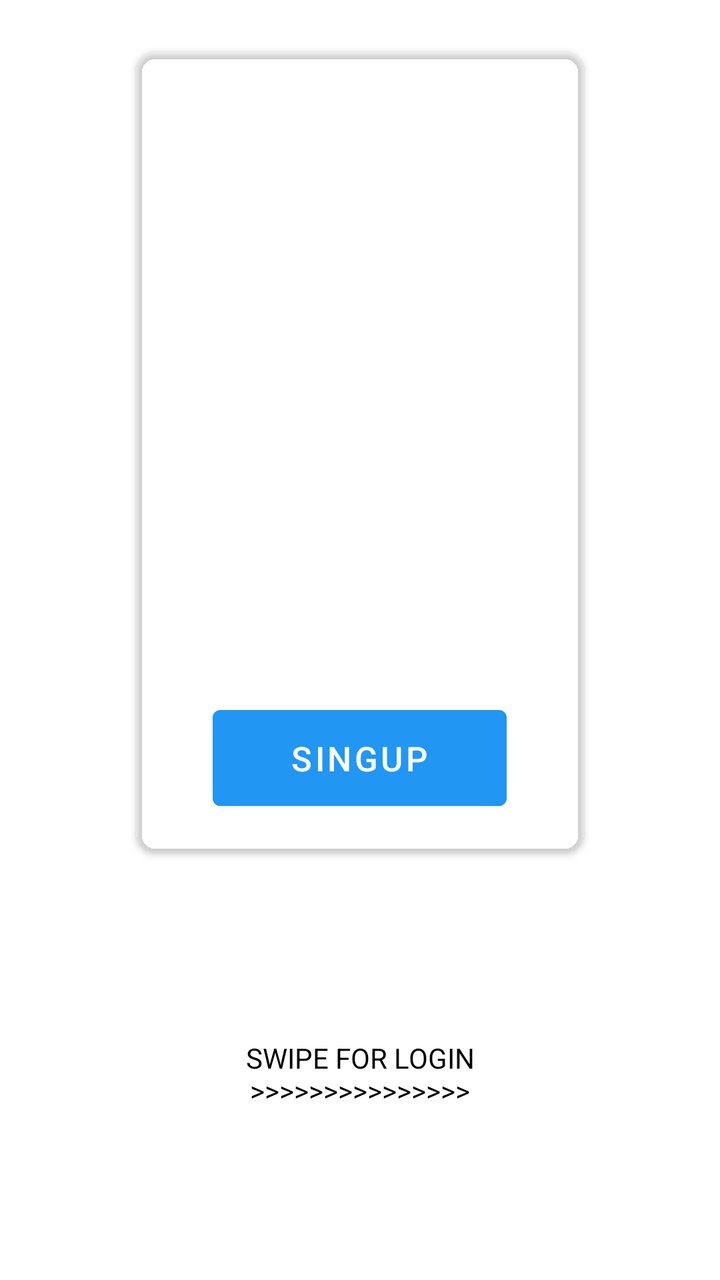
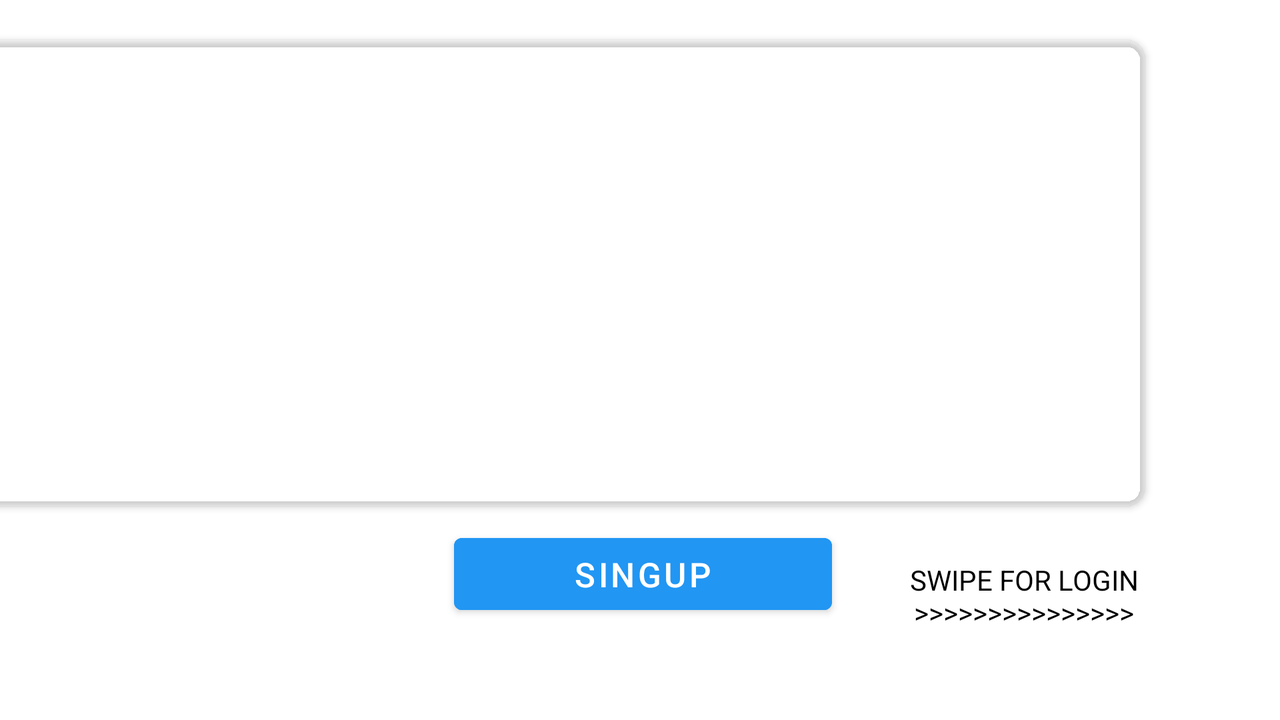

One screen, two layout resources from the same app: the default and the repository's alternative for another configuration. Each is rendered where Android would select it; the XML of both is given below.
<!-- AndroidManifest.xml: application theme Theme.TodoApp -->
<!-- res/layout/activity_signup.xml -->
<?xml version="1.0" encoding="utf-8"?>
<androidx.constraintlayout.widget.ConstraintLayout xmlns:android="http://schemas.android.com/apk/res/android"
    xmlns:app="http://schemas.android.com/apk/res-auto"
    xmlns:tools="http://schemas.android.com/tools"
    android:layout_width="match_parent"
    android:layout_height="match_parent"
    android:background="@drawable/signup"
    tools:context=".SignupActivity">

    <androidx.cardview.widget.CardView
        android:id="@+id/cardView3"
        android:layout_width="0dp"
        android:layout_height="400dp"
        android:layout_marginStart="68dp"
        android:layout_marginTop="100dp"
        android:layout_marginEnd="68dp"
        android:layout_marginBottom="214dp"
        app:cardBackgroundColor="@android:color/transparent"
        app:cardCornerRadius="10dp"
        app:layout_constraintBottom_toBottomOf="parent"
        app:layout_constraintEnd_toEndOf="parent"
        app:layout_constraintHorizontal_bias="1.0"
        app:layout_constraintStart_toStartOf="parent"
        app:layout_constraintTop_toTopOf="parent"
        app:layout_constraintVertical_bias="1.0">

        <LinearLayout
            android:layout_width="match_parent"
            android:layout_height="390dp"
            android:orientation="vertical">

            <LinearLayout
                android:layout_width="match_parent"
                android:layout_height="293dp"
                android:orientation="vertical">

                <TextView
                    android:id="@+id/signup_activity_title"
                    android:layout_width="match_parent"
                    android:layout_height="wrap_content"
                    android:layout_marginBottom="30dp"
                    android:gravity="center"
                    android:padding="10dp"
                    android:text="SIGN UP"
                    android:textColor="@color/white"
                    android:textSize="30sp"
                    android:textStyle="bold" />

                <EditText
                    android:id="@+id/login_activity_et_name"
                    android:layout_width="match_parent"
                    android:layout_height="57dp"
                    android:layout_marginLeft="20dp"
                    android:layout_marginRight="20dp"
                    android:layout_marginBottom="10dp"
                    android:background="@drawable/edit_text_border"
                    android:backgroundTint="#CCCBCB"
                    android:ems="10"
                    android:gravity="center|center_horizontal"
                    android:hapticFeedbackEnabled="false"
                    android:hint="Enter a username"
                    android:inputType="textPersonName"
                    android:padding="10dp"
                    android:textColor="@color/black"
                    android:textColorHint="@color/white" />


                <EditText
                    android:id="@+id/login_activity_et_password"
                    android:layout_width="match_parent"
                    android:layout_height="57dp"
                    android:layout_marginLeft="20dp"
                    android:layout_marginRight="20dp"
                    android:layout_marginBottom="10dp"
                    android:background="@drawable/edit_text_border"
                    android:backgroundTint="#CCCBCB"
                    android:ems="10"
                    android:gravity="center|center_horizontal"
                    android:hint="Enter a password"
                    android:inputType="textPersonName|textPassword"
                    android:padding="10dp"
                    android:textColor="@color/black"
                    android:textColorHint="@color/white" />


                <EditText
                    android:id="@+id/signup_activity_et_confirm_pass"
                    android:layout_width="match_parent"
                    android:layout_height="57dp"
                    android:layout_marginLeft="20dp"
                    android:layout_marginTop="0dp"
                    android:layout_marginRight="20dp"
                    android:layout_marginBottom="0dp"
                    android:background="@drawable/edit_text_border"
                    android:backgroundTint="#CCCBCB"
                    android:ems="10"
                    android:gravity="center|center_horizontal"
                    android:hint="Re-enter password"
                    android:inputType="textPassword"
                    android:padding="10dp"
                    android:textColor="@color/black"
                    android:textColorHint="@color/white" />

            </LinearLayout>

            <Button
                android:id="@+id/login_activity_btn_login"
                android:layout_width="147dp"
                android:layout_height="60dp"
                android:layout_gravity="center"
                android:layout_marginTop="30dp"
                android:backgroundTint="#2196F3"
                android:gravity="center"
                android:text="SINGUP"
                android:textSize="17sp" />

        </LinearLayout>

    </androidx.cardview.widget.CardView>


    <TextView
        android:id="@+id/login_activity_swipe_btn"
        android:layout_width="0dp"
        android:layout_height="0dp"
        android:layout_marginTop="8dp"
        android:gravity="center"
        android:text="SWIPE FOR LOGIN\n&gt;&gt;&gt;&gt;&gt;&gt;&gt;&gt;&gt;&gt;&gt;&gt;&gt;&gt;&gt;"
        android:textColor="@color/black"
        app:layout_constraintBottom_toBottomOf="parent"
        app:layout_constraintEnd_toEndOf="parent"
        app:layout_constraintStart_toStartOf="parent"
        app:layout_constraintTop_toBottomOf="@+id/cardView3" />

</androidx.constraintlayout.widget.ConstraintLayout>
<!-- resources referenced by this layout -->
<resources>
  <color name="black">#FF000000</color>
  <color name="white">#FFFFFFFF</color>
  <style name="Theme.TodoApp" parent="Theme.MaterialComponents.DayNight.NoActionBar">
          
          <item name="colorPrimary">#68caf0</item>
          <item name="popupTheme">@style/ThemeOverlay.AppCompat.Light</item>
          <item name="android:statusBarColor">#2196F3</item>
      </style>
</resources>
<!-- res/layout-land/activity_signup.xml (the repository's variant of the layout above) -->
<!-- drawn on the phone turned sideways -->
<?xml version="1.0" encoding="utf-8"?>
<androidx.constraintlayout.widget.ConstraintLayout xmlns:android="http://schemas.android.com/apk/res/android"
    xmlns:app="http://schemas.android.com/apk/res-auto"
    xmlns:tools="http://schemas.android.com/tools"
    android:layout_width="match_parent"
    android:layout_height="match_parent"
    android:background="@drawable/signup"
    tools:context=".SignupActivity">

    <androidx.cardview.widget.CardView
        android:id="@+id/cardView3"
        android:layout_width="591dp"
        android:layout_height="233dp"
        android:layout_marginStart="68dp"
        android:layout_marginTop="20dp"
        android:layout_marginEnd="68dp"
        app:cardBackgroundColor="@android:color/transparent"
        app:cardCornerRadius="10dp"
        app:layout_constraintEnd_toEndOf="parent"
        app:layout_constraintHorizontal_bias="1.0"
        app:layout_constraintStart_toStartOf="parent"
        app:layout_constraintTop_toTopOf="parent">

        <LinearLayout
            android:layout_width="match_parent"
            android:layout_height="236dp"
            android:orientation="vertical">

            <TextView
                android:id="@+id/signup_activity_title"
                android:layout_width="match_parent"
                android:layout_height="wrap_content"
                android:layout_marginTop="20dp"
                android:layout_marginBottom="10dp"
                android:gravity="center"
                android:text="SIGN UP"
                android:textColor="@color/white"
                android:textSize="20sp"
                android:textStyle="bold" />

            <EditText
                android:id="@+id/login_activity_et_name"
                android:layout_width="match_parent"
                android:layout_height="wrap_content"
                android:layout_marginLeft="20dp"
                android:layout_marginRight="20dp"
                android:layout_marginBottom="10dp"
                android:background="@drawable/edit_text_border"
                android:backgroundTint="#CCCBCB"
                android:ems="10"
                android:gravity="center|center_horizontal"
                android:hapticFeedbackEnabled="false"
                android:hint="Enter a username"
                android:inputType="textPersonName"
                android:padding="10dp"
                android:textColor="@color/black"
                android:textColorHint="@color/white" />

            <EditText
                android:id="@+id/login_activity_et_password"
                android:layout_width="match_parent"
                android:layout_height="wrap_content"
                android:layout_marginLeft="20dp"
                android:layout_marginRight="20dp"
                android:layout_marginBottom="10dp"
                android:background="@drawable/edit_text_border"
                android:backgroundTint="#CCCBCB"
                android:ems="10"
                android:gravity="center|center_horizontal"
                android:hint="Enter a password"
                android:inputType="textPersonName|textPassword"
                android:padding="10dp"
                android:textColor="@color/black"
                android:textColorHint="@color/white" />


            <EditText
                android:id="@+id/signup_activity_et_confirm_pass"
                android:layout_width="match_parent"
                android:layout_height="wrap_content"
                android:layout_marginLeft="20dp"
                android:layout_marginTop="0dp"
                android:layout_marginRight="20dp"
                android:layout_marginBottom="0dp"
                android:background="@drawable/edit_text_border"
                android:backgroundTint="#CCCBCB"
                android:ems="10"
                android:gravity="center|center_horizontal"
                android:hint="Re-enter password"
                android:inputType="textPassword"
                android:padding="10dp"
                android:textColor="@color/black"
                android:textColorHint="@color/white" />


        </LinearLayout>

    </androidx.cardview.widget.CardView>

    <TextView
        android:id="@+id/login_activity_swipe_btn"
        android:layout_width="256dp"
        android:layout_height="116dp"
        android:layout_marginBottom="4dp"
        android:gravity="center"
        android:text="SWIPE FOR LOGIN\n&gt;&gt;&gt;&gt;&gt;&gt;&gt;&gt;&gt;&gt;&gt;&gt;&gt;&gt;&gt;"
        android:textColor="@color/black"
        app:layout_constraintBottom_toBottomOf="parent"
        app:layout_constraintEnd_toEndOf="parent"
        app:layout_constraintHorizontal_bias="1.0"
        app:layout_constraintStart_toStartOf="parent"
        app:layout_constraintTop_toBottomOf="@+id/cardView3"
        app:layout_constraintVertical_bias="1.0" />

    <LinearLayout
        android:layout_width="212dp"
        android:layout_height="wrap_content"
        android:layout_marginTop="10dp"
        android:orientation="vertical"
        app:layout_constraintBottom_toBottomOf="parent"
        app:layout_constraintEnd_toEndOf="parent"
        app:layout_constraintHorizontal_bias="0.504"
        app:layout_constraintStart_toStartOf="parent"
        app:layout_constraintTop_toBottomOf="@+id/cardView3"
        app:layout_constraintVertical_bias="0.0">


        <Button
            android:id="@+id/login_activity_btn_login"
            android:layout_width="189dp"
            android:layout_height="wrap_content"
            android:layout_gravity="center"
            android:backgroundTint="#2196F3"
            android:gravity="center"
            android:text="SINGUP"
            android:textSize="17sp" />

    </LinearLayout>

</androidx.constraintlayout.widget.ConstraintLayout>
